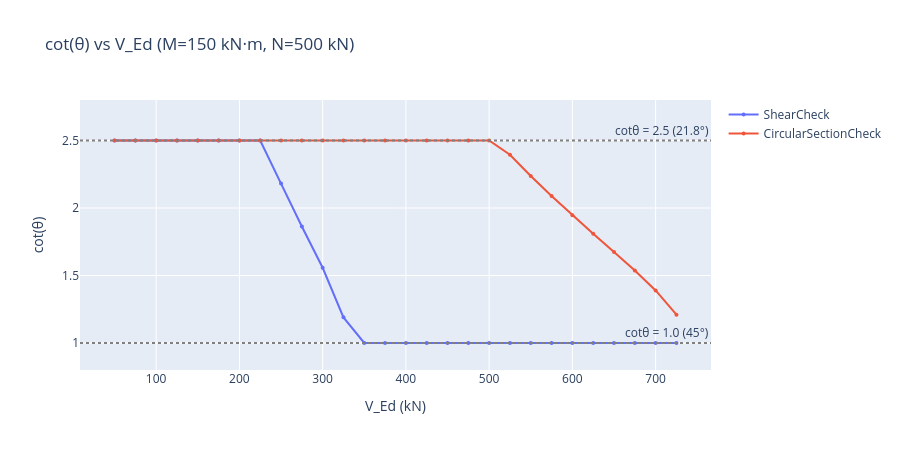

This figure's notebook cell:
### Markdown cell above
---
## 3. cot(θ) Comparison Across Shear Forces

The strut angle is driven by `V_Rd,max = K / (cotθ + tanθ)`. Since `K` depends
on `b_w`, the different web widths produce different strut angles for the same V_Ed.

- **ShearCheck**: uses polygon minimum width (very narrow for circles)
- **CircularSectionCheck**: uses Orr equivalent `b_w = min(b_wc, b_wt)`

### Code cell
M_fixed, N_fixed = 150, 500
V_range = np.arange(50, 750, 25)

cot_std_list = []
cot_circ_list = []

for V in V_range:
    lc = ShearLoadCase(V_Ed=float(V), M_Ed=M_fixed, N_Ed=N_fixed)
    rs = std.perform_check(load_case=lc)
    rc = circ.perform_shear_check(load_case=lc, force_cracked=True)
    cot_std_list.append(rs.details['cot_theta'])
    cot_circ_list.append(rc.details['cot_theta'])

fig = go.Figure()
fig.add_trace(go.Scatter(x=V_range, y=cot_std_list, name="ShearCheck", mode="lines+markers", marker=dict(size=4)))
fig.add_trace(go.Scatter(x=V_range, y=cot_circ_list, name="CircularSectionCheck", mode="lines+markers", marker=dict(size=4)))
fig.add_hline(y=2.5, line_dash="dot", line_color="gray", annotation_text="cot\u03b8 = 2.5 (21.8\u00b0)")
fig.add_hline(y=1.0, line_dash="dot", line_color="gray", annotation_text="cot\u03b8 = 1.0 (45\u00b0)")
fig.update_layout(
    title=f"cot(\u03b8) vs V_Ed (M={M_fixed} kN\u00b7m, N={N_fixed} kN)",
    xaxis_title="V_Ed (kN)", yaxis_title="cot(\u03b8)",
    yaxis=dict(range=[0.8, 2.8]), height=450,
)
fig.show()

### Figure 1 — Plotly figure (JSON) as saved in the notebook; plotly's stock layout.template omitted (floating-point values rounded to 4 significant figures)
{"data": [{"marker": {"size": 4}, "mode": "lines+markers", "name": "ShearCheck", "type": "scatter", "x": [50, 75, 100, 125, 150, 175, 200, 225, 250, 275, 300, 325, 350, 375, 400, 425, 450, 475, 500, 525, 550, 575, 600, 625, 650, 675, 700, 725], "y": [2.5, 2.5, 2.5, 2.5, 2.5, 2.5, 2.5, 2.5, 2.181, 1.863, 1.557, 1.19, 1, 1, 1, 1, 1, 1, 1, 1, 1, 1, 1, 1, 1, 1, 1, 1]}, {"marker": {"size": 4}, "mode": "lines+markers", "name": "CircularSectionCheck", "type": "scatter", "x": [50, 75, 100, 125, 150, 175, 200, 225, 250, 275, 300, 325, 350, 375, 400, 425, 450, 475, 500, 525, 550, 575, 600, 625, 650, 675, 700, 725], "y": [2.5, 2.5, 2.5, 2.5, 2.5, 2.5, 2.5, 2.5, 2.5, 2.5, 2.5, 2.5, 2.5, 2.5, 2.5, 2.5, 2.5, 2.5, 2.5, 2.395, 2.238, 2.089, 1.947, 1.81, 1.674, 1.536, 1.39, 1.21]}], "layout": {"annotations": [{"showarrow": false, "text": "cotθ = 2.5 (21.8°)", "x": 1, "xanchor": "right", "xref": "x domain", "y": 2.5, "yanchor": "bottom", "yref": "y"}, {"showarrow": false, "text": "cotθ = 1.0 (45°)", "x": 1, "xanchor": "right", "xref": "x domain", "y": 1, "yanchor": "bottom", "yref": "y"}], "height": 450, "shapes": [{"line": {"color": "gray", "dash": "dot"}, "type": "line", "x0": 0, "x1": 1, "xref": "x domain", "y0": 2.5, "y1": 2.5, "yref": "y"}, {"line": {"color": "gray", "dash": "dot"}, "type": "line", "x0": 0, "x1": 1, "xref": "x domain", "y0": 1, "y1": 1, "yref": "y"}], "title": {"text": "cot(θ) vs V_Ed (M=150 kN·m, N=500 kN)"}, "xaxis": {"title": {"text": "V_Ed (kN)"}}, "yaxis": {"range": [0.8, 2.8], "title": {"text": "cot(θ)"}}}}
